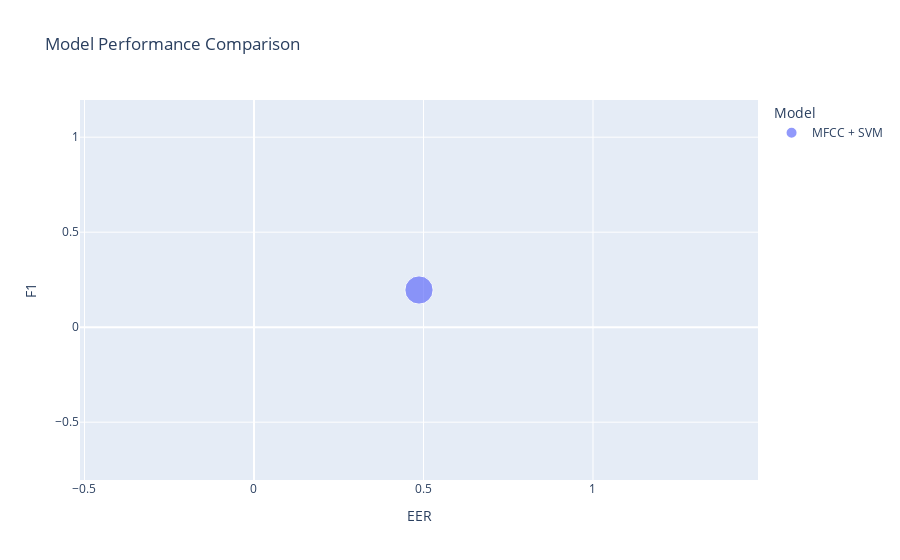

Source (notebook cell):
### Code cell
comparison_df = pd.DataFrame({
    "Model": ["MFCC + SVM"],
    "Accuracy": [accuracy],
    "F1": [f1],
    "EER": [eer]
})

fig = px.scatter(
    comparison_df,
    x="EER",
    y="F1",
    size="Accuracy",
    color="Model",
    title="Model Performance Comparison"
)

fig.show()

### Figure 1 — Plotly figure (JSON) as saved in the notebook; plotly's stock layout.template omitted (floating-point values rounded to 4 significant figures)
{"data": [{"hovertemplate": "Model=MFCC + SVM<br>EER=%{x}<br>F1=%{y}<br>Accuracy=%{marker.size}<extra></extra>", "legendgroup": "MFCC + SVM", "marker": {"color": "#636efa", "size": [0.2812], "sizemode": "area", "sizeref": 0.0007031, "symbol": "circle"}, "mode": "markers", "name": "MFCC + SVM", "orientation": "v", "showlegend": true, "type": "scatter", "x": [0.4867], "xaxis": "x", "y": [0.1957], "yaxis": "y"}], "layout": {"legend": {"itemsizing": "constant", "title": {"text": "Model"}, "tracegroupgap": 0}, "title": {"text": "Model Performance Comparison"}, "xaxis": {"anchor": "y", "domain": [0, 1], "title": {"text": "EER"}}, "yaxis": {"anchor": "x", "domain": [0, 1], "title": {"text": "F1"}}}}
